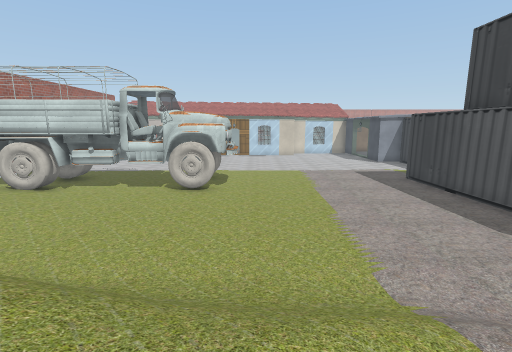
view 1 (above)

18 first-person views from a walk through a Unity game level. The camera is 1.4 m above the floor, tilts 10° down and sees 85° across. The floor is counted in squares, 1 m on a side. Each view is taken from the middle of a square. On the plan, view 1 faces up. The plan holds only what a view shows up to about 14 squares ahead; the rest is blank. The place goes on beyond the plan. Door leaves are left out, so doorways stand open. Some surface patterns are stand-ins.

view 2
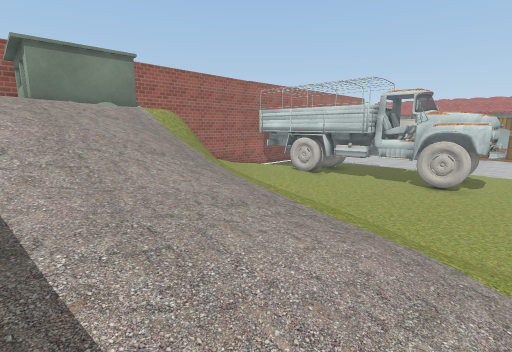

view 3
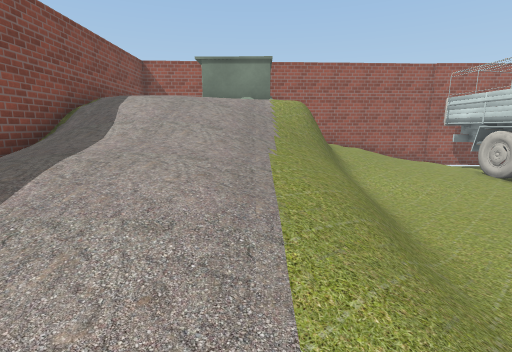

view 4
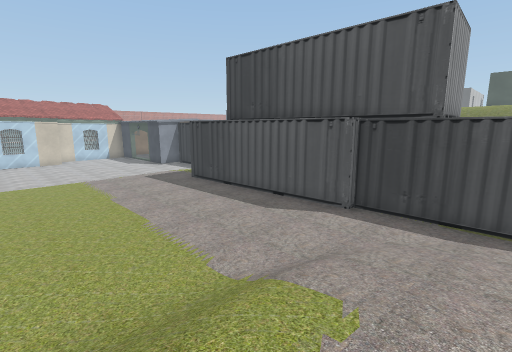

view 5
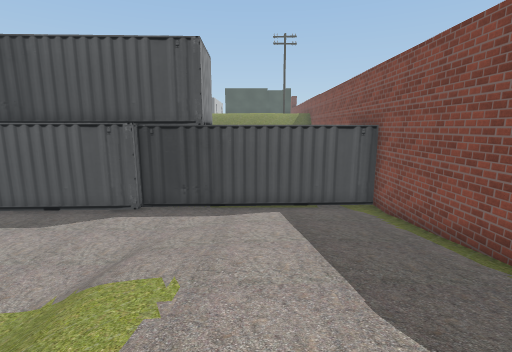

view 6
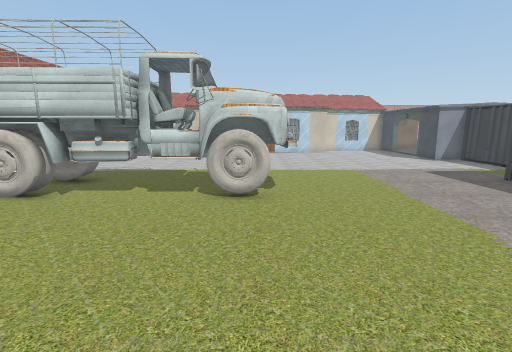

view 7
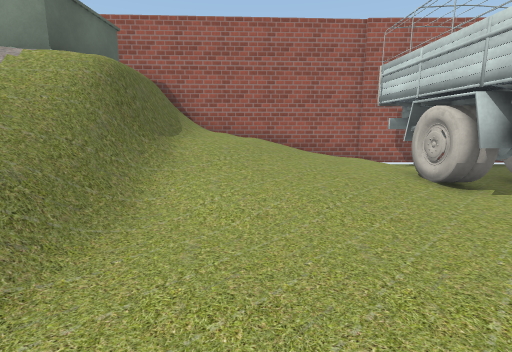

view 8
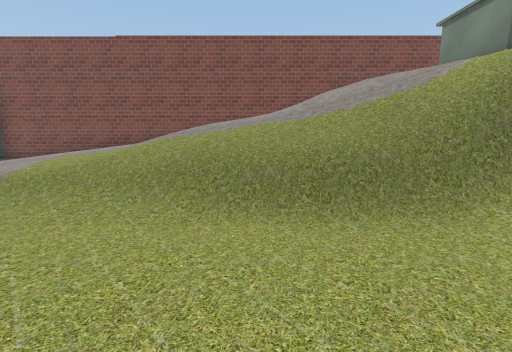

view 9
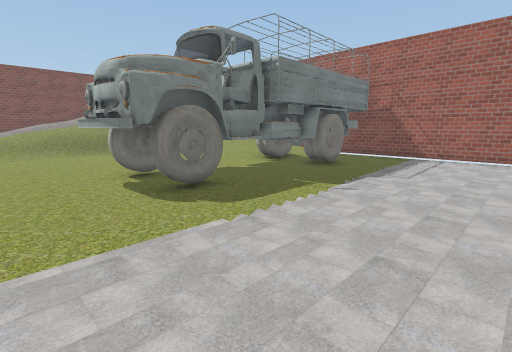

view 10
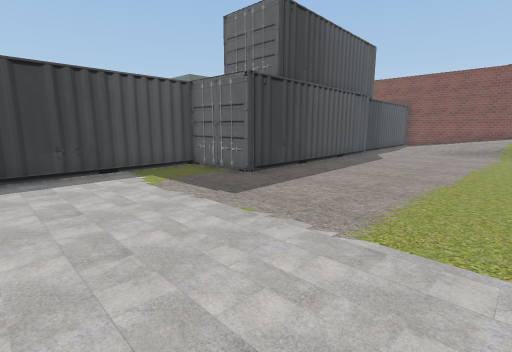

view 11
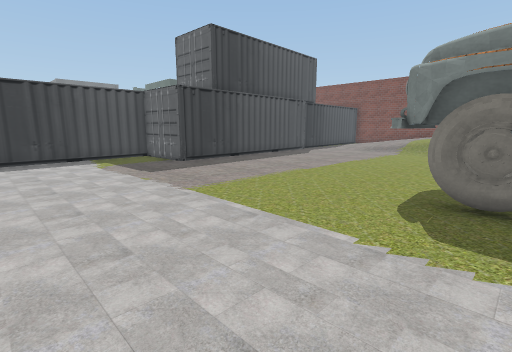

view 12
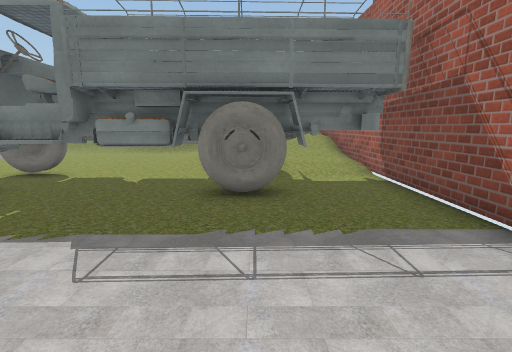

view 13
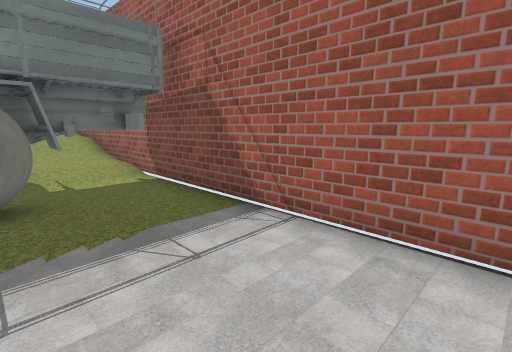

view 14
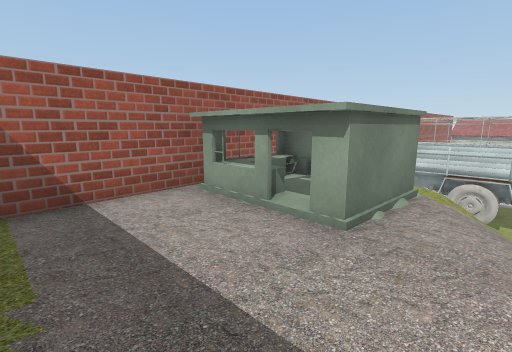

view 15
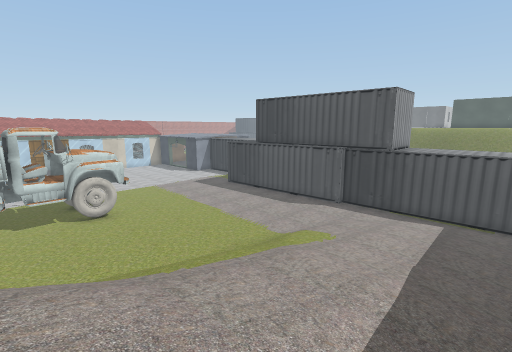

view 16
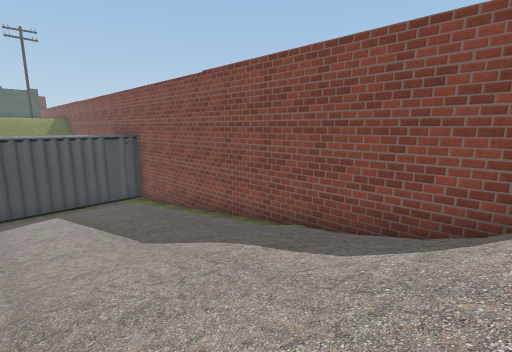

view 17
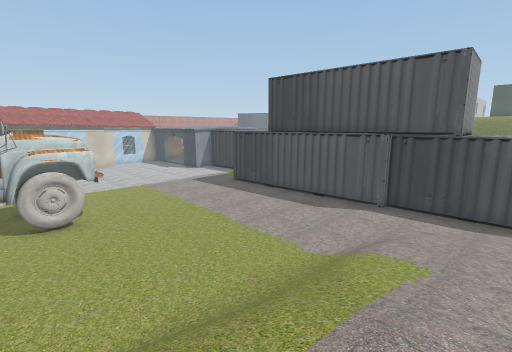

view 18
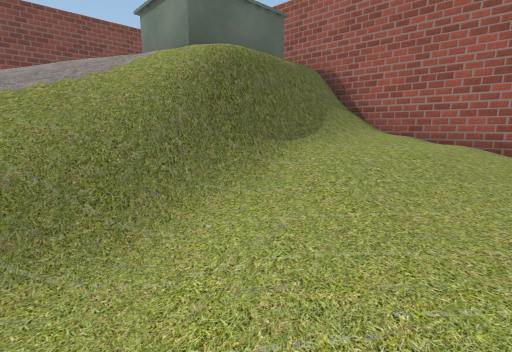

### Floor plan
Key: @ floor where view 1 was taken; # wall or solid block; . main floor; : floor 0.25 m higher than the main floor; + floor 0.5 m higher than the main floor; * floor 0.75 m higher than the main floor; % floor 3 m higher than the main floor; / step, stairs or slope; D open door; = window, fence, low wall or low ledge; v drop or lower ground; T thing the floor can be seen under or through; C container; O other object.
Columns run from 13 left of view 1 to 11 right of it. Each row starts with its distance up from view 1.
 19 #..................... #
 18 #......................#
 17 #......................#
 16 #......................#
 15 #......................#
 14 #......................#
 13 ##.TTTTTDDTTT.......####
 12 #TTTTTTTTTTTT.......#
 11 #TTTTTTTDDTTT.......#
 10 #::#TT..............#
  9 #::::/..............#
  8 #///+:/.............#
  7 #////+/.............##
  6 #///////.............#
  5 ##//////.............#
  4  #/====////..........C
  3  ##vvv=///////////...C
  2  #O%%//////////////..CCCC
  1  #OOO%/////////++///.CCCC
  0  #OOO%///////@/++///.CCCC
 -1  #OOO%%/////////++::.CCCC
 -2  #%%%%%/////////++::.CCCC
 -3  #%%%%%////////++/::.C C
 -4  #%%%%////////*+++:..CC
 -5  ####################

Where each view was taken, in squares from view 1:
view 1: 0 up, 0 right, facing up
view 2: 2 down, 0 right, facing up-left
view 3: 1 up, 2 right, facing left
view 4: 0 up, 1 left, facing up-right
view 5: 0 up, 2 left, facing right
view 6: 3 up, 2 left, facing up
view 7: 6 up, 2 left, facing left
view 8: 8 up, 3 left, facing down
view 9: 19 up, 1 right, facing down-left
view 10: 19 up, 1 right, facing down-right
view 11: 19 up, 3 left, facing down-right
view 12: 19 up, 9 left, facing down
view 13: 19 up, 9 left, facing down-left
view 14: 4 down, 7 left, facing up-left
view 15: 3 down, 6 left, facing up-right
view 16: 1 up, 5 left, facing down-right
view 17: 0 up, 4 left, facing up-right
view 18: 7 up, 5 left, facing down-left
